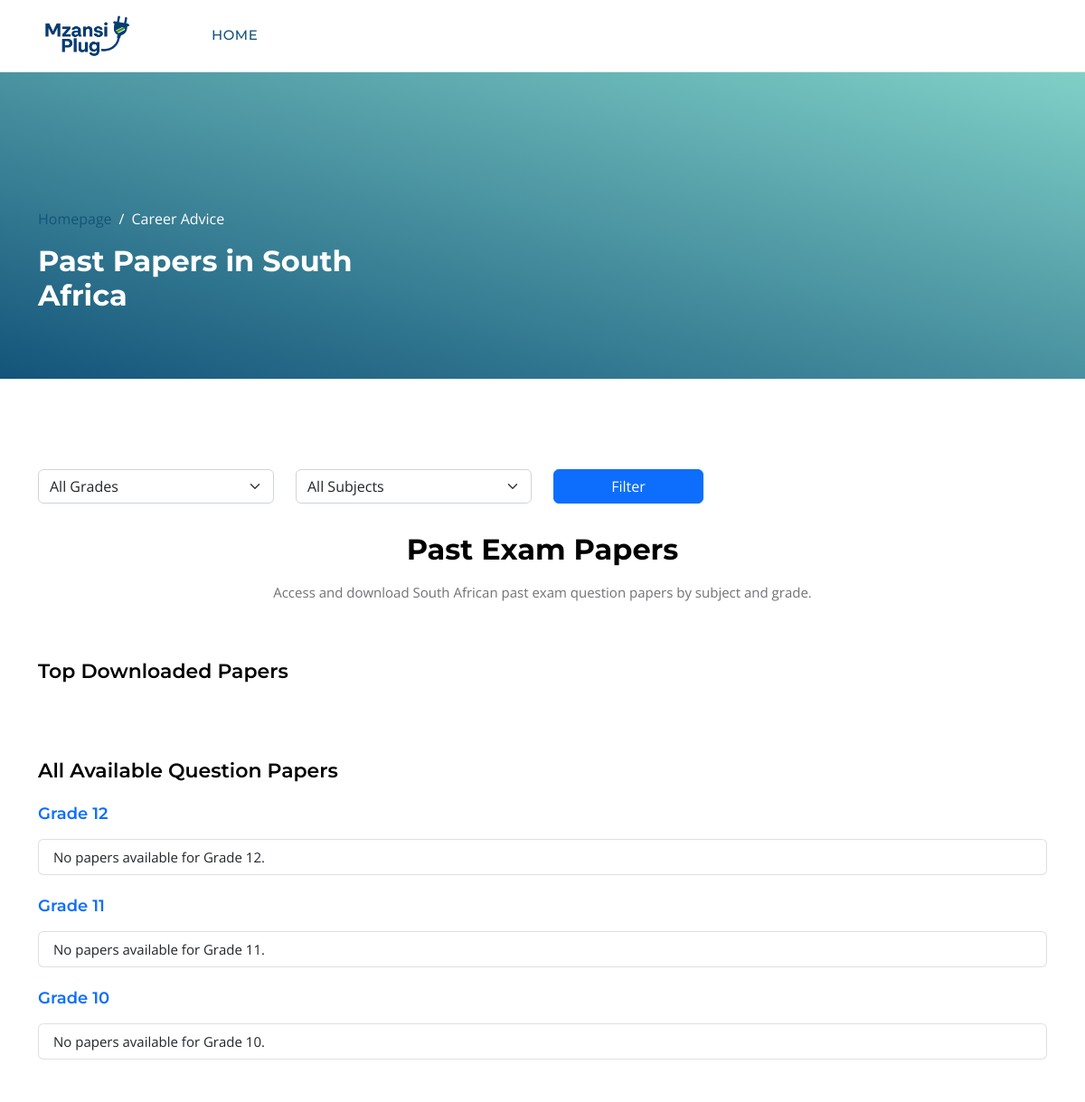
Before: /careers/past-papers (upper part) with the older database file.
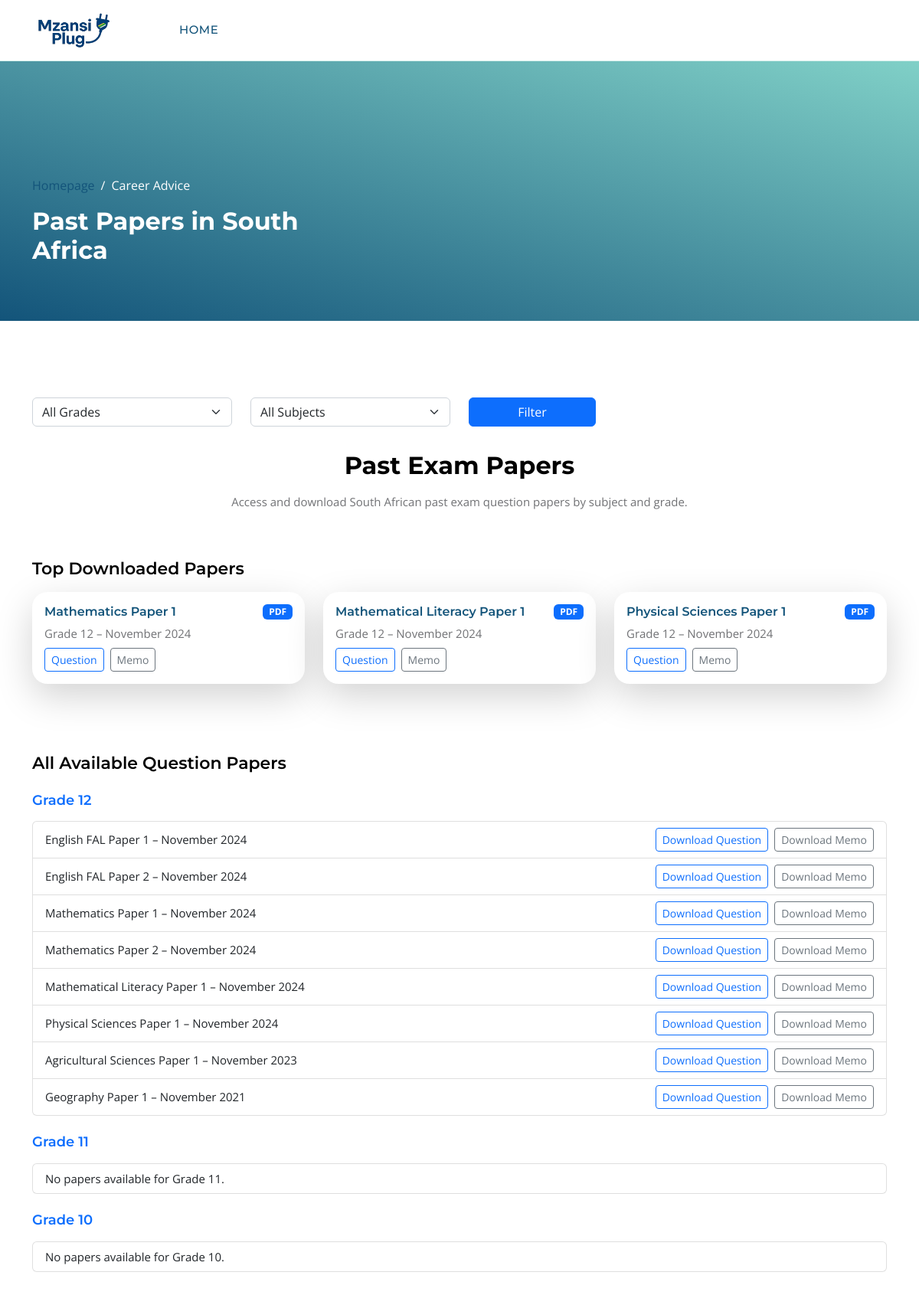
After: the same page with the newer database file.
### base/models.py (models this page shows, shortened)
class PastPaper(models.Model):
    PAPER_NUMBER_CHOICES = [
        ('Paper 1', 'Paper 1'),
        ('Paper 2', 'Paper 2'),
        ('Paper 3', 'Paper 3'),
    ]
    GRADE_CHOICES = [
        ('Grade 10', 'Grade 10'),
        ('Grade 11', 'Grade 11'),
        ('Grade 12', 'Grade 12'),
    ]
    subject = models.ForeignKey(Subject, on_delete=models.CASCADE, related_name="papers")
    paper_number = models.CharField(max_length=20, choices=PAPER_NUMBER_CHOICES)
    grade = models.CharField(max_length=20, choices=GRADE_CHOICES)
    exam_month = models.CharField(max_length=20)  # e.g., "November"
    exam_year = models.PositiveIntegerField()     # e.g., 2023
    file = models.FileField(upload_to='past_papers/questions/')
    memo = models.FileField(upload_to='past_papers/memos/')
    created_at = models.DateTimeField(auto_now_add=True)
    download_count = models.PositiveIntegerField(default=0)
    class Meta:
        ordering = ['-exam_year', 'subject']

class Subject(models.Model):
    name = models.CharField(max_length=100, unique=True)
    slug = models.SlugField(max_length=120, unique=True, blank=True)

### base/views.py (the view)
# urls.py: path('careers/past-papers', views.past_papers, name='past-papers'),
def past_papers(request):
    subjects = Subject.objects.all()
    selected_grade = request.GET.get('grade')
    selected_subject = request.GET.get('subject')
    filters = {}
    if selected_grade:
        filters['grade'] = selected_grade
    if selected_subject:
        filters['subject__name__icontains'] = selected_subject
    if filters:
        filtered_papers = PastPaper.objects.filter(**filters)
        papers_by_grade = {'Filtered Results': filtered_papers}  # one key for filtered results
        show_top_downloaded = False
    else:
        papers_by_grade = {
            'Grade 12': PastPaper.objects.filter(grade='Grade 12'),
            'Grade 11': PastPaper.objects.filter(grade='Grade 11'),
            'Grade 10': PastPaper.objects.filter(grade='Grade 10'),
        }
        show_top_downloaded = True
    top_downloaded_papers = PastPaper.objects.order_by('-download_count')[:3]
    return render(request, 'careers/past-papers.html', {
        'title': 'Past Papers in South Africa',
        'subjects': subjects,
        'papers_by_grade': papers_by_grade,
        'top_downloaded_papers': top_downloaded_papers,
        'selected_grade': selected_grade,
        'selected_subject': selected_subject,
        'show_top_downloaded': show_top_downloaded,
    })

### templates/careers/past-papers.html (shortened to what the changed rows need)
<!DOCTYPE html>
{% load static %}
<html lang="en">
  {% include 'partials/_head.html' %}
  <body class="topics-listing-page" id="top">
    <main>
      <header
        class="site-header d-flex flex-column justify-content-center align-items-center"
      >
        <div class="container">
          <div class="row align-items-center">
            <div class="col-lg-5 col-12">
              <h2 class="text-white">{{ title }}</h2>
            </div>
          </div>
        </div>
      </header>
    </main>
    <section class="section-padding">
      <div class="container">
        <div class="row">
          {% if selected_grade or selected_subject %}
          <span></span>
          {% else %}
          <div class="col-12 text-center mb-5">
            <h2 class="mb-3">Past Exam Papers</h2>
          </div>
          {% endif %}
          {% if show_top_downloaded %}
          <div id="topDownloadedSection" class="mb-5">
            <div class="row">
              {% for paper in top_downloaded_papers %}
                <div class="col-lg-4 col-md-6 mb-4">
                  <div class="custom-block bg-white shadow-lg p-3">
                    <div class="d-flex justify-content-between">
                      <div>
                        <h6>{{ paper.subject.name }} {{ paper.paper_number }}</h6>
                        <p class="mb-2">{{ paper.grade }} – {{ paper.exam_month }} {{ paper.exam_year }}</p>
                        <div class="d-flex gap-2 mt-2">
                          <a href="{% url 'download-paper' paper.id 'file' %}" class="btn btn-sm btn-outline-primary">Question</a>
                          <a href="{% url 'download-paper' paper.id 'memo' %}" class="btn btn-sm btn-outline-secondary">Memo</a>
                        </div>
                      </div>
                      <span class="badge bg-primary align-self-start">PDF</span>
                    </div>
                  </div>
                </div>
              {% endfor %}
            </div>
          </div>
        {% endif %}
        </div>
        <div class="row mt-1" style="padding: 15px 0;">
            <div class="col-12">
              <h4 class="mb-1">All Available Question Papers</h4>
              {% if papers_by_grade %}
              {% for grade, papers in papers_by_grade.items %}
                {% if selected_grade or selected_subject %}
                  <ul class="list-group mb-2">
                    {% for paper in papers %}
                      <li class="list-group-item d-flex justify-content-between align-items-center flex-wrap">
                        <div class="mb-1 mb-md-0">
                          {{ paper.subject.name }} {{ paper.paper_number }} – {{ paper.exam_month }} {{ paper.exam_year }} ({{ paper.grade }})
                        </div>
                        <div class="d-flex gap-2">
                          <a href="{% url 'download-paper' paper.id 'file' %}" class="btn btn-outline-primary btn-sm">Download Question</a>
                          <a href="{% url 'download-paper' paper.id 'memo' %}" class="btn btn-outline-secondary btn-sm">Download Memo</a>
                        </div>
                      </li>
                    {% empty %}
                      <li class="list-group-item">No papers match your filter.</li>
                    {% endfor %}
                  </ul>
                {% else %}
                  <h5 class="mb-3 mt-4 text-primary">{{ grade }}</h5>
                  <ul class="list-group mb-4">
                    {% for paper in papers %}
                      <li class="list-group-item d-flex justify-content-between align-items-center flex-wrap">
                        <div class="mb-2 mb-md-0">
                          {{ paper.subject.name }} {{ paper.paper_number }} – {{ paper.exam_month }} {{ paper.exam_year }}
                        </div>
                        <div class="d-flex gap-2">
                          <a href="{% url 'download-paper' paper.id 'file' %}" class="btn btn-outline-primary btn-sm">Download Question</a>
                          <a href="{% url 'download-paper' paper.id 'memo' %}" class="btn btn-outline-secondary btn-sm">Download Memo</a>
                        </div>
                      </li>
                    {% empty %}
                      <li class="list-group-item">No papers available for {{ grade }}.</li>
                    {% endfor %}
                  </ul>
                {% endif %}
              {% endfor %}
            {% endif %}
            </div>
          </div>
      </div>
    </section>
  </body>
</html>

Changed rows visible on the page:
added PastPaper: subject.name "Mathematics", paper_number "Paper 1", grade "Grade 12", exam_month "November", exam_year "2024"
added PastPaper: subject.name "Mathematical Literacy", paper_number "Paper 1", grade "Grade 12", exam_month "November", exam_year "2024"
added PastPaper: subject.name "Physical Sciences", paper_number "Paper 1", grade "Grade 12", exam_month "November", exam_year "2024"
added PastPaper: subject.name "English FAL", paper_number "Paper 1", exam_month "November", exam_year "2024", shown under "Grade 12"
added PastPaper: subject.name "English FAL", paper_number "Paper 2", exam_month "November", exam_year "2024", shown under "Grade 12"
added PastPaper: subject.name "Mathematics", paper_number "Paper 2", exam_month "November", exam_year "2024", shown under "Grade 12"
added PastPaper: subject.name "Agricultural Sciences", paper_number "Paper 1", exam_month "November", exam_year "2023", shown under "Grade 12"
added PastPaper: subject.name "Geography", paper_number "Paper 1", exam_month "November", exam_year "2021", shown under "Grade 12"
Other visible differences:
new list line: "Grade 12"
list line gone: "Grade 12 No papers available for Grade 12 ."
